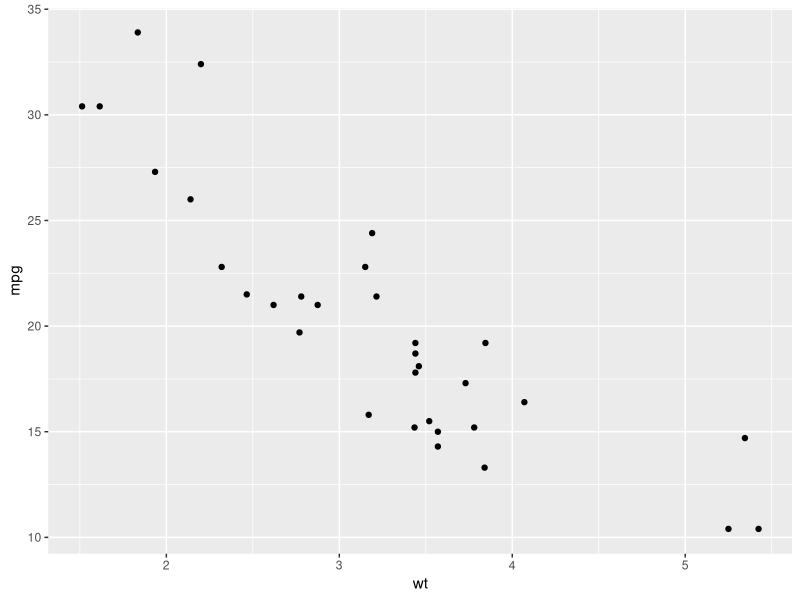
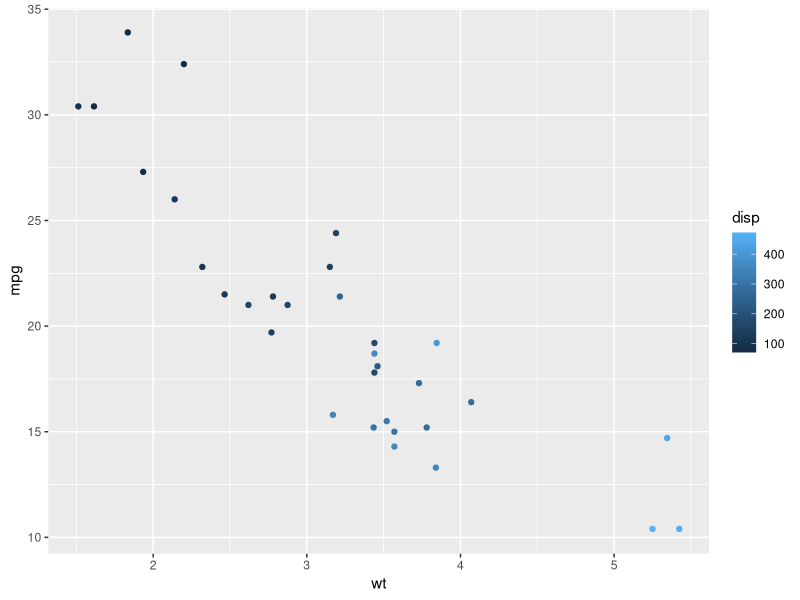
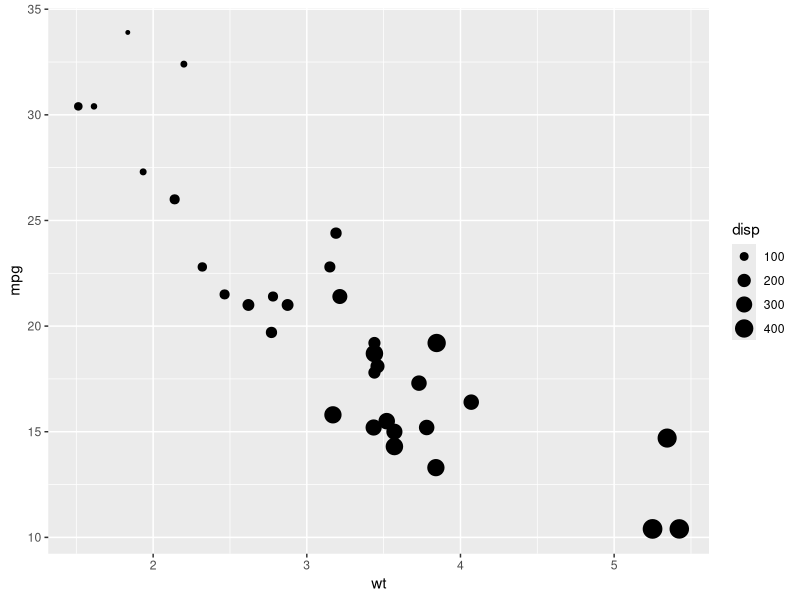
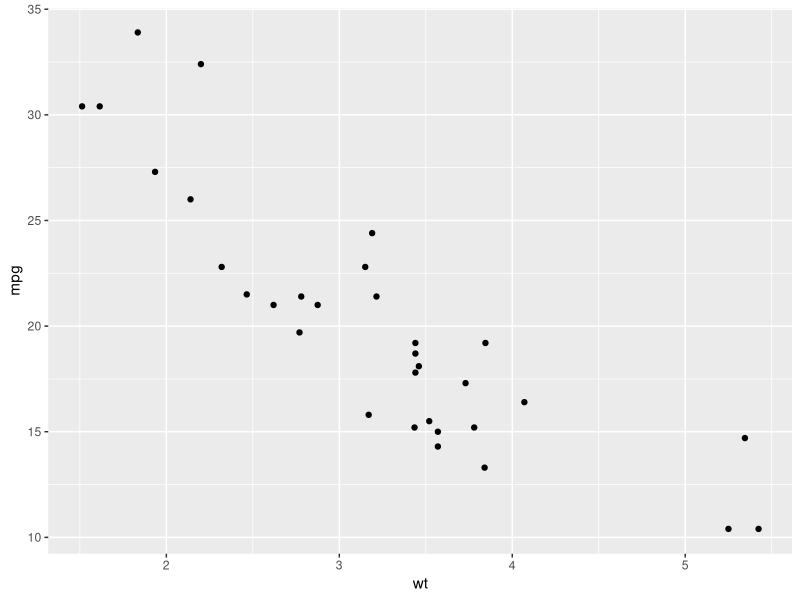
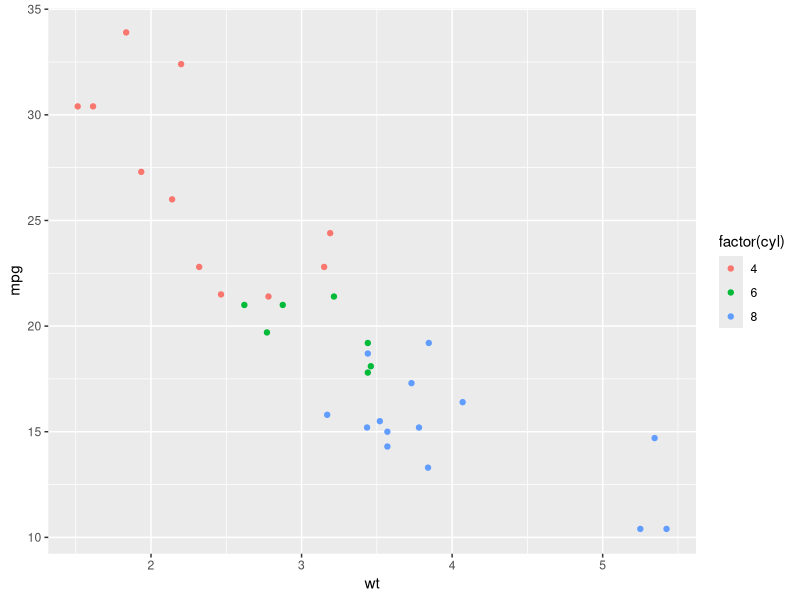
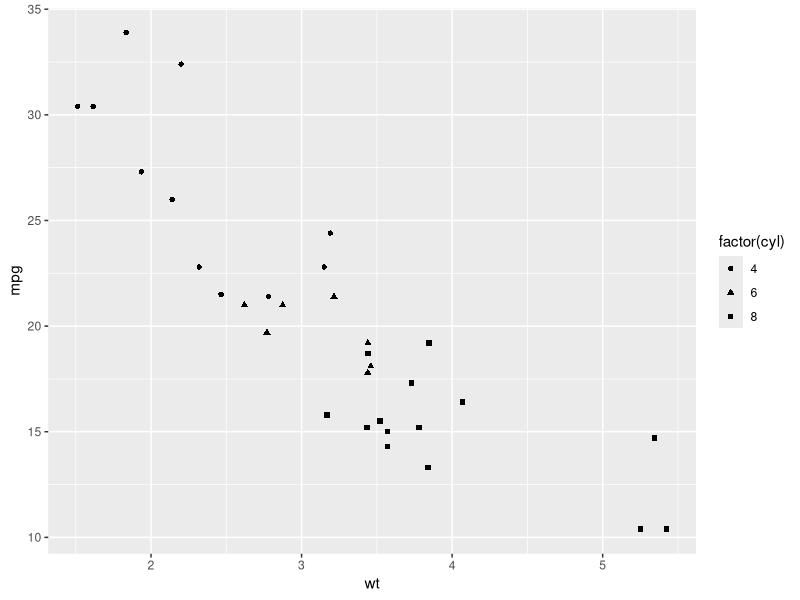
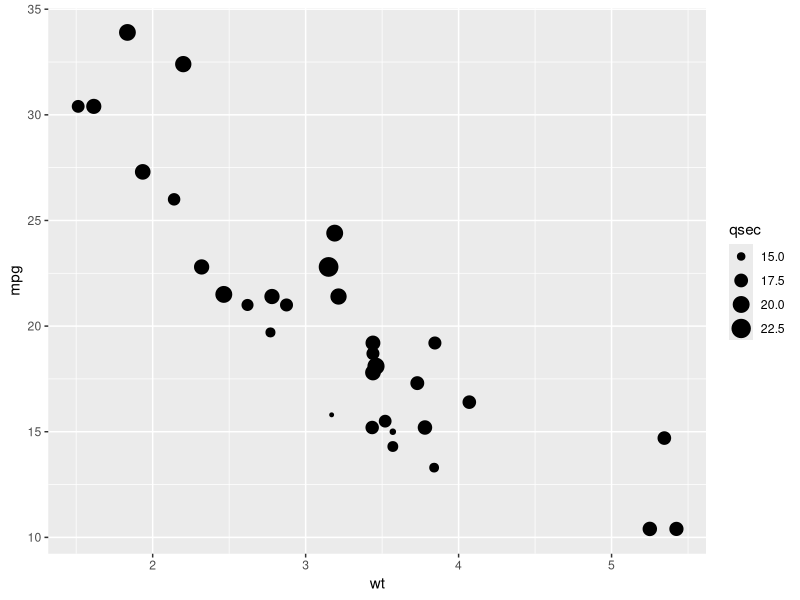
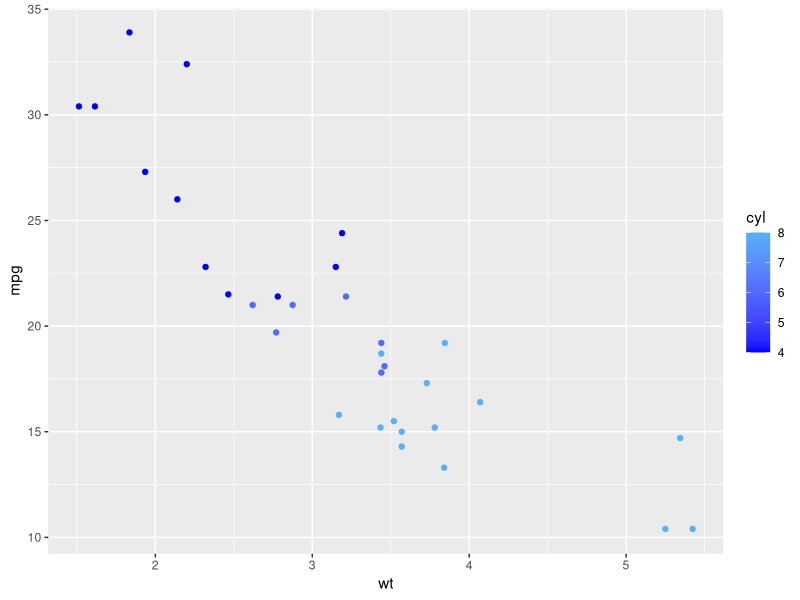

These figures' R source, in order:
# Exploring ggplot2
library(ggplot2)

# A scatter plot has been made for you
ggplot(mtcars, aes(x = wt, y = mpg)) +
  geom_point()

# color
ggplot(mtcars, aes(x = wt, y = mpg, color = disp)) +
  geom_point()

# size
ggplot(mtcars, aes(x = wt, y = mpg, size = disp)) +
  geom_point()

  
# geom_point ------------------------------------------------------------------
	p <- ggplot(mtcars, aes(wt, mpg))
	p + geom_point()

	# Add aesthetic mappings
	p + geom_point(aes(colour = factor(cyl)))
	p + geom_point(aes(shape = factor(cyl)))
	p + geom_point(aes(size = qsec))

	# Change scales
	p + geom_point(aes(colour = cyl)) + scale_colour_gradient(low = "blue")
	p + geom_point(aes(shape = factor(cyl))) + scale_shape(solid = FALSE)

	# Set aesthetics to fixed value
	ggplot(mtcars, aes(wt, mpg)) + geom_point(colour = "red", size = 3)


	# Varying alpha is useful for large datasets
	d <- ggplot(diamonds, aes(carat, price))
	d + geom_point(alpha = 1/10)
	d + geom_point(alpha = 1/20)
	d + geom_point(alpha = 1/100)


	# For shapes that have a border (like 21), you can colour the inside and
	# outside separately. Use the stroke aesthetic to modify the width of the
	# border
	ggplot(mtcars, aes(wt, mpg)) +
	  geom_point(shape = 21, colour = "black", fill = "white", size = 5, stroke = 5)


	# You can create interesting shapes by layering multiple points of
	# different sizes
	p <- ggplot(mtcars, aes(mpg, wt, shape = factor(cyl)))
	p + geom_point(aes(colour = factor(cyl)), size = 4) +
	  geom_point(colour = "grey90", size = 1.5)
	p + geom_point(colour = "black", size = 4.5) +
	  geom_point(colour = "pink", size = 4) +
	  geom_point(aes(shape = factor(cyl)))

	# These extra layers don't usually appear in the legend, but we can
	# force their inclusion
	p + geom_point(colour = "black", size = 4.5, show.legend = TRUE) +
	  geom_point(colour = "pink", size = 4, show.legend = TRUE) +
	  geom_point(aes(shape = factor(cyl)))

	# geom_point warns when missing values have been dropped from the data set
	# and not plotted, you can turn this off by setting na.rm = TRUE
	mtcars2 <- transform(mtcars, mpg = ifelse(runif(32) < 0.2, NA, mpg))
	ggplot(mtcars2, aes(wt, mpg)) + geom_point()
	ggplot(mtcars2, aes(wt, mpg)) + geom_point(na.rm = TRUE)
  
# geom_point and geom_smooth --------------------------------------------------
# Explore the diamonds data frame with str()
str(diamonds)

# Add geom_point() with +
ggplot(diamonds, aes(x = carat, y = price)) + geom_point()

# Add geom_point() and geom_smooth() with +
ggplot(diamonds, aes(x = carat, y = price)) + geom_point() + 
geom_smooth(method = "gam", span = 0.3)

# geom_point(alpha = 0.05) --------------------------------------------------

# 1 - The plot you created in the previous exercise
ggplot(diamonds, aes(x = carat, y = price)) +
  geom_point() +
  geom_smooth()

# 2 - Copy the above command but show only the smooth line
ggplot(diamonds, aes(x = carat, y = price)) +
  geom_smooth()


# 3 - Copy the above command and assign the correct value to col in aes()
ggplot(diamonds, aes(x = carat, y = price, color = clarity)) +
  geom_smooth()


# 4 - Keep the color settings from previous command. Plot only the points with argument alpha.
ggplot(diamonds, aes(x = carat, y = price, color = clarity)) + geom_point(alpha = 0.4)

# Object manipulation --------------------------------------------------
# Create the object containing the data and aes layers: dia_plot
dia_plot <- ggplot(diamonds, aes(x = carat, y = price))

# Add a geom layer with + and geom_point()
dia_plot <- dia_plot + geom_point()

# Add the same geom layer, but with aes() inside
dia_plot <- dia_plot + geom_point(aes(color = clarity))

dia_plot

# Understanding the grammar ------------------------------------------------

# xxxxxxxxxxxxxxxxxxxxxxx --------------------------------------------------
# xxxxxxxxxxxxxxxxxxxxxxx --------------------------------------------------
# xxxxxxxxxxxxxxxxxxxxxxx --------------------------------------------------
# xxxxxxxxxxxxxxxxxxxxxxx --------------------------------------------------
# xxxxxxxxxxxxxxxxxxxxxxx --------------------------------------------------
# xxxxxxxxxxxxxxxxxxxxxxx --------------------------------------------------
# xxxxxxxxxxxxxxxxxxxxxxx --------------------------------------------------
# xxxxxxxxxxxxxxxxxxxxxxx --------------------------------------------------
# xxxxxxxxxxxxxxxxxxxxxxx --------------------------------------------------
# xxxxxxxxxxxxxxxxxxxxxxx --------------------------------------------------
# xxxxxxxxxxxxxxxxxxxxxxx --------------------------------------------------

